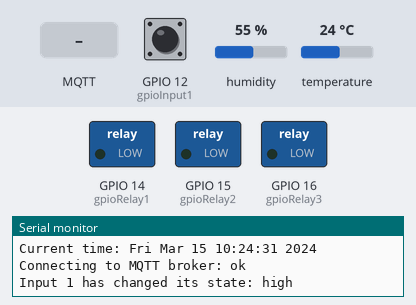
Simulated run of this program. Board: ESP8266 (NodeMCU). On the bench: switched loads named in the program (green lamp = pin HIGH), the last lines printed to the serial monitor. Inputs (shaded band) come from the test bench; at power-on: GPIO 12 (gpioInput1) HIGH, humidity 55 %, temperature 24 °C. WiFi joins after 1.5 s; servers stay silent unless stated; the local clock reads 2024-03-15 10:24:30 at power-on unless the program sets it; no MQTT or app messages arrive unless stated.

Above: at 2.4 s.
2.5 s: MQTT message "1" arrives on the first subscribed topic
At 3.7 s:
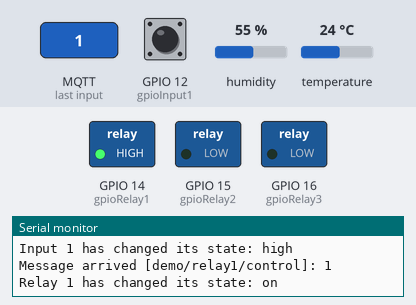
4.0 s: MQTT message "on" arrives on the second subscribed topic
At 4.9 s:
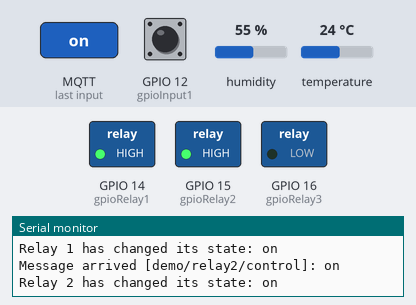
5.5 s: MQTT message "off" arrives on the first subscribed topic
At 6.2 s:
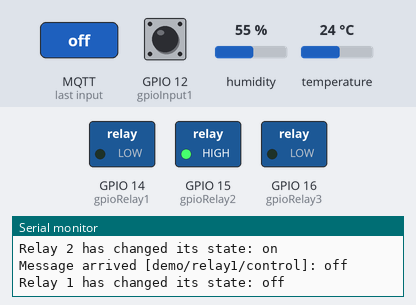
7.0 s: MQTT message "1" arrives on the third subscribed topic
At 8.2 s:
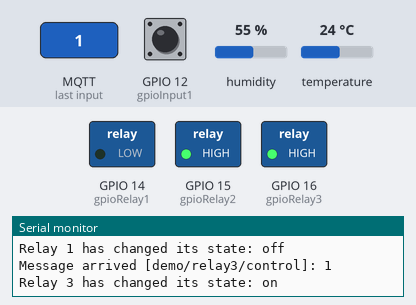
8.5 s: MQTT message "on" arrives on the first subscribed topic
At 9.6 s:
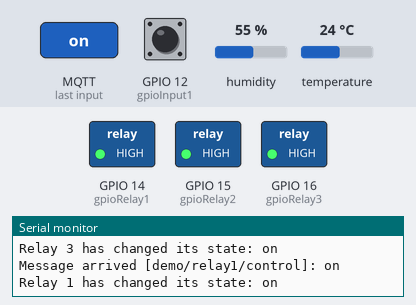
10.0 s: MQTT message "off" arrives on the second subscribed topic
At 11.4 s:
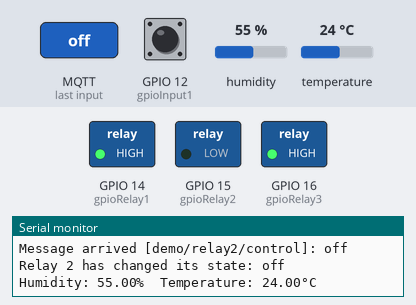
Timing chart, 0 to 12.5 s (numbered marks = the images above; inputs shaded):
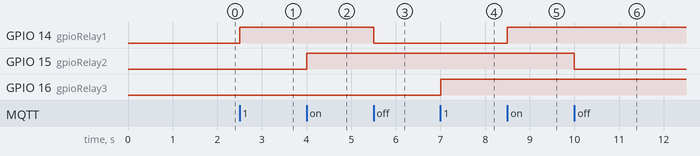

The program:

main.cpp
```cpp
#include <Arduino.h>
#include <ESP8266WiFi.h>
#include <PubSubClient.h>
#include <Adafruit_Sensor.h>
#include <DHT.h>

/**************************************************************************
 * Настройки проекта
 *************************************************************************/
// Номера выводов для датчиков
const int gpioDHT22   = 5;
// Номера выводов для цифровых входов
const int gpioInput1  = 12;
// Номера выводов для подключения реле
const int gpioRelay1  = 14;
const int gpioRelay2  = 15;
const int gpioRelay3  = 16;

// Логические уровни для включения реле
// в данном случае предполагается, что реле включается высоким уровнем на выходе
const char lvlRelayOn  = 0x1;
const char lvlRelayOff = 0x0;

// Параметры подключения к WiFi
const char* wifiSSID  = "k12iot";
const char* wifiPASS  = "*********";

// Параметры подключения к MQTT брокеру
// Примечание: использовать статический mqttClientId оптимальнее с точки зрения фрагментации кучи, только не забывайте изменять его на разных устройствах
const char* mqttServer   = "**.wqtt.ru";
const int   mqttPort     = 1234;
const int   mqttPortTLS  = 1235;
const char* mqttClientId = "esp8266_dzen";
const char* mqttUser     = "u_******";
const char* mqttPass     = "********";

// Корневой сертификат ISRG Root x1, действителен до 4 июня 2035 года
static const char ISRG_Root_x1[] PROGMEM = R"EOF(
-----BEGIN CERTIFICATE-----
MIIFazCCA1OgAwIBAgIRAIIQz7DSQONZRGPgu2OCiwAwDQYJKoZIhvcNAQELBQAw
TzELMAkGA1UEBhMCVVMxKTAnBgNVBAoTIEludGVybmV0IFNlY3VyaXR5IFJlc2Vh
cmNoIEdyb3VwMRUwEwYDVQQDEwxJU1JHIFJvb3QgWDEwHhcNMTUwNjA0MTEwNDM4
WhcNMzUwNjA0MTEwNDM4WjBPMQswCQYDVQQGEwJVUzEpMCcGA1UEChMgSW50ZXJu
ZXQgU2VjdXJpdHkgUmVzZWFyY2ggR3JvdXAxFTATBgNVBAMTDElTUkcgUm9vdCBY
MTCCAiIwDQYJKoZIhvcNAQEBBQADggIPADCCAgoCggIBAK3oJHP0FDfzm54rVygc
h77ct984kIxuPOZXoHj3dcKi/vVqbvYATyjb3miGbESTtrFj/RQSa78f0uoxmyF+
0TM8ukj13Xnfs7j/EvEhmkvBioZxaUpmZmyPfjxwv60pIgbz5MDmgK7iS4+3mX6U
A5/TR5d8mUgjU+g4rk8Kb4Mu0UlXjIB0ttov0DiNewNwIRt18jA8+o+u3dpjq+sW
T8KOEUt+zwvo/7V3LvSye0rgTBIlDHCNAymg4VMk7BPZ7hm/ELNKjD+Jo2FR3qyH
B5T0Y3HsLuJvW5iB4YlcNHlsdu87kGJ55tukmi8mxdAQ4Q7e2RCOFvu396j3x+UC
B5iPNgiV5+I3lg02dZ77DnKxHZu8A/lJBdiB3QW0KtZB6awBdpUKD9jf1b0SHzUv
KBds0pjBqAlkd25HN7rOrFleaJ1/ctaJxQZBKT5ZPt0m9STJEadao0xAH0ahmbWn
OlFuhjuefXKnEgV4We0+UXgVCwOPjdAvBbI+e0ocS3MFEvzG6uBQE3xDk3SzynTn
jh8BCNAw1FtxNrQHusEwMFxIt4I7mKZ9YIqioymCzLq9gwQbooMDQaHWBfEbwrbw
qHyGO0aoSCqI3Haadr8faqU9GY/rOPNk3sgrDQoo//fb4hVC1CLQJ13hef4Y53CI
rU7m2Ys6xt0nUW7/vGT1M0NPAgMBAAGjQjBAMA4GA1UdDwEB/wQEAwIBBjAPBgNV
HRMBAf8EBTADAQH/MB0GA1UdDgQWBBR5tFnme7bl5AFzgAiIyBpY9umbbjANBgkq
hkiG9w0BAQsFAAOCAgEAVR9YqbyyqFDQDLHYGmkgJykIrGF1XIpu+ILlaS/V9lZL
ubhzEFnTIZd+50xx+7LSYK05qAvqFyFWhfFQDlnrzuBZ6brJFe+GnY+EgPbk6ZGQ
3BebYhtF8GaV0nxvwuo77x/Py9auJ/GpsMiu/X1+mvoiBOv/2X/qkSsisRcOj/KK
NFtY2PwByVS5uCbMiogziUwthDyC3+6WVwW6LLv3xLfHTjuCvjHIInNzktHCgKQ5
ORAzI4JMPJ+GslWYHb4phowim57iaztXOoJwTdwJx4nLCgdNbOhdjsnvzqvHu7Ur
TkXWStAmzOVyyghqpZXjFaH3pO3JLF+l+/+sKAIuvtd7u+Nxe5AW0wdeRlN8NwdC
jNPElpzVmbUq4JUagEiuTDkHzsxHpFKVK7q4+63SM1N95R1NbdWhscdCb+ZAJzVc
oyi3B43njTOQ5yOf+1CceWxG1bQVs5ZufpsMljq4Ui0/1lvh+wjChP4kqKOJ2qxq
4RgqsahDYVvTH9w7jXbyLeiNdd8XM2w9U/t7y0Ff/9yi0GE44Za4rF2LN9d11TPA
mRGunUHBcnWEvgJBQl9nJEiU0Zsnvgc/ubhPgXRR4Xq37Z0j4r7g1SgEEzwxA57d
emyPxgcYxn/eR44/KJ4EBs+lVDR3veyJm+kXQ99b21/+jh5Xos1AnX5iItreGCc=
-----END CERTIFICATE-----
)EOF";

// Топик LWT, одновременно это топик статуса устройства:
// - в рабочем состоянии в этом топике будет сообщение "online"
// - когда устройство по какой-либо причине отключится от сервера, сервер примерно через 60 секунд опубликует LWT "offline"
const char* mqttTopicDeviceStatus    = "demo/status";
const char* mqttDeviceStatusOn       = "online";
const char* mqttDeviceStatusOff      = "offline";
const int   mqttDeviceStatusQos      = 1;
const bool  mqttDeviceStatusRetained = true;

// Топики для внешнего управления реле
const char* mqttTopicControlRelay1   = "demo/relay1/control";
const char* mqttTopicControlRelay2   = "demo/relay2/control";
const char* mqttTopicControlRelay3   = "demo/relay3/control";
const int   mqttRelayControlQos      = 1;

// Топики для публикации состояния реле
const char* mqttTopicStatusRelay1    = "demo/relay1/status";
const char* mqttTopicStatusRelay2    = "demo/relay2/status";
const char* mqttTopicStatusRelay3    = "demo/relay3/status";

// Текстовое отображение для состояния реле
const char* mqttRelayStatusOn1       = "1";
const char* mqttRelayStatusOn2       = "on";
const char* mqttRelayStatusOff1      = "0";
const char* mqttRelayStatusOff2      = "off";
const bool  mqttRelayStatusRetained  = false;

// Топики для публикации состояния цифровых входов
const char* mqttTopicStatusInput1    = "demo/input1/status";
const bool  mqttInputStatusRetained  = false;
const char* mqttInputStatusHigh      = "high";
const char* mqttInputStatusLow       = "low";

// Топики для публикации температуры и влажности
const char* mqttTopicTemperature     = "demo/dht22/temperature";
const char* mqttTopicHumidity        = "demo/dht22/humidity";
const bool  mqttSensorsRetained      = false;


/**************************************************************************
 * Глобальные переменные
 *************************************************************************/

// Корневой сертификат
BearSSL::X509List certISRG(ISRG_Root_x1);
BearSSL::WiFiClientSecure wifiClient;
PubSubClient mqttClient(wifiClient);

// Текущее состояние реле
char relayStatus1 = lvlRelayOff;
char relayStatus2 = lvlRelayOff;
char relayStatus3 = lvlRelayOff;

// Полученное с MQTT ("новое") состояние реле
char relayCommand1 = lvlRelayOff;
char relayCommand2 = lvlRelayOff;
char relayCommand3 = lvlRelayOff;

// Текущее состояние цифровых входов
// Последнее опубликованное состояние реле
// Здесь маленькая хитрость: публикация в топик происходит только при наличии изменений
// (то есть когда inputStatus1 != digitalRead()), то при первом подключении ничего не будет опубликовано
// Дабы форсировать события, проинициализируем переменные заведомо ложными данными, которых не будет при любом состоянии входов
char inputStatus1 = 2;

// Датчик температуры и влажности
DHT dht(gpioDHT22, DHT22);


/**************************************************************************
 * Сервисные функции
 *************************************************************************/

// Подключение к WiFi точке доступа
bool wifiConnected()
{
  // Если подключение активно, то просто выходим и возвращаем true
  if (WiFi.status() != WL_CONNECTED) {
    // ... иначе пробуем подключиться к сети
    Serial.print("Connecting to WiFi AP ");
    Serial.print(wifiSSID);
    Serial.print(" ");

    // Настраиваем WiFi
    WiFi.mode(WIFI_STA);
    WiFi.begin(wifiSSID, wifiPASS);

    // И ждем подключения 60 циклов по 0,5 сек - это 30 секунд
    int i = 0;
    while (WiFi.status() != WL_CONNECTED) {
      i++;
      if (i > 60) {
        // Если в течение этого времени не удалось подключиться - выходим с false
        // Бескорнечно ждать подключения опасно - если подключение было разорвано во время работы
        // нужно всё равно "обслуживать" реле и датчики, иначе может случиться беда
        Serial.println("");
        Serial.println("Connection failed!");
        return false;
      };
      Serial.print(".");
      delay(500);
    };

    // Подключение успешно установлено
    Serial.println(" ок");
    Serial.print("WiFi connected, obtained IP address: ");
    Serial.println(WiFi.localIP());

    // Для работы TLS-соединения нужны корректные дата и время, получаем их с NTP серверов
    configTime("MSK-3", "pool.ntp.org", "time.nist.gov");
    // Ждем, пока локальное время синхронизируется
    Serial.print("Waiting for NTP time sync: ");
    i = 0;
    time_t now = time(nullptr);
    while (now < 1000000000) {
      now = time(nullptr);
      i++;
      if (i > 60) {
        // Если в течение этого времени не удалось подключиться - выходим с false
        // Бескорнечно ждать подключения опасно - если подключение было разорвано во время работы
        // нужно всё равно "обслуживать" реле и датчики, иначе может случиться беда
        Serial.println("");
        Serial.println("Time sync failed!");
        return false;
      };
      Serial.print(".");
      delay(500);
    }

    // Время успешно синхронизировано, выводим его в монитор порта
    // Только для целей отладки, этот блок можно исключить
    Serial.println(" ok");
    struct tm timeinfo;
    localtime_r(&now, &timeinfo);
    Serial.print("Current time: ");
    Serial.print(asctime(&timeinfo));

    // Теперь можно привязать корневой сертификат к клиенту WiFi
    wifiClient.setTrustAnchors(&certISRG);
  };
  return true;
}

// Контроль состояния входов
void readDigitalInputs()
{
  // Читаем вход 1
  char gpioNewStatus1 = digitalRead(gpioInput1);
  if (gpioNewStatus1 != inputStatus1) {
    inputStatus1 = gpioNewStatus1;

    mqttClient.publish(mqttTopicStatusInput1, (inputStatus1 == HIGH ? mqttInputStatusHigh : mqttInputStatusLow), mqttInputStatusRetained);

    Serial.print("Input 1 has changed its state: ");
    Serial.println(inputStatus1 == HIGH ? mqttInputStatusHigh : mqttInputStatusLow);
  };
}

// Чтение температуры и влажности
void readTemperature()
{
  // Читаем данные с сенсора
  float h = dht.readHumidity();
  float t = dht.readTemperature();

  // Вывод считанных данных в лог
  Serial.print(F("Humidity: "));
  Serial.print(h);
  Serial.print(F("%  Temperature: "));
  Serial.print(t);
  Serial.println(F("°C "));

  // Публикуем данные на сервере
  String str_temp(t);
  mqttClient.publish(mqttTopicTemperature, str_temp.c_str(), mqttSensorsRetained);
  String str_humd(h);
  mqttClient.publish(mqttTopicHumidity, str_humd.c_str(), mqttSensorsRetained);
}

// Управление реле
void relayControl()
{
  // Новое состояние реле 1 отличается от текущего, требуется переключение
  if (relayCommand1 != relayStatus1) {
    relayStatus1 = relayCommand1;
    digitalWrite(gpioRelay1, relayStatus1);

    // Отправляем подтверждение, что команда получена и обработана
    mqttClient.publish(mqttTopicStatusRelay1, (relayStatus1 == 1 ? mqttRelayStatusOn2 : mqttRelayStatusOff2), mqttRelayStatusRetained);

    // Можно вывести сообщение в лог
    Serial.print("Relay 1 has changed its state: ");
    Serial.println(relayStatus1 == 1 ? mqttRelayStatusOn2 : mqttRelayStatusOff2);
  };

  // Новое состояние реле 2 отличается от текущего, требуется переключение
  if (relayCommand2 != relayStatus2) {
    relayStatus2 = relayCommand2;
    digitalWrite(gpioRelay2, relayStatus2);

    // Отправляем подтверждение, что команда получена и обработана
    mqttClient.publish(mqttTopicStatusRelay2, (relayStatus2 == 1 ? mqttRelayStatusOn2 : mqttRelayStatusOff2), mqttRelayStatusRetained);

    // Можно вывести сообщение в лог
    Serial.print("Relay 2 has changed its state: ");
    Serial.println(relayStatus2 == 1 ? mqttRelayStatusOn2 : mqttRelayStatusOff2);
  };

  // Новое состояние реле 3 отличается от текущего, требуется переключение
  if (relayCommand3 != relayStatus3) {
    relayStatus3 = relayCommand3;
    digitalWrite(gpioRelay3, relayStatus3);

    // Отправляем подтверждение, что команда получена и обработана
    mqttClient.publish(mqttTopicStatusRelay3, (relayStatus3 == 1 ? mqttRelayStatusOn2 : mqttRelayStatusOff2), mqttRelayStatusRetained);

    // Можно вывести сообщение в лог
    Serial.print("Relay 3 has changed its state: ");
    Serial.println(relayStatus3 == 1 ? mqttRelayStatusOn2 : mqttRelayStatusOff2);
  };
}

// Функция обратного вызова при поступлении входящего сообщения от брокера
void mqttOnIncomingMsg(char* topic, byte* payload, unsigned int length)
{
  // Для более корректного сравнения строк приводим их к нижнему регистру и обрезаем пробелы с краев
  String _payload;
  for (unsigned int i = 0; i < length; i++) {
    _payload += String((char)payload[i]);
  };
  _payload.toLowerCase();
  _payload.trim();

  // Вывод поступившего сообщения в лог, больше никакого смысла этот блок кода не несет, можно исключить
  Serial.print("Message arrived [");
  Serial.print(topic);
  Serial.print("]: ");
  Serial.print(_payload.c_str());
  Serial.println();

  // Сравниваем с топиками
  String _topic(topic);
  if (_topic.equals(mqttTopicControlRelay1)) {
    // это топик управления реле 1
    if (_payload.equals(mqttRelayStatusOn1) || _payload.equals(mqttRelayStatusOn2)) {
      relayCommand1 = lvlRelayOn;
    };
    if (_payload.equals(mqttRelayStatusOff2) || _payload.equals(mqttRelayStatusOff2)) {
      relayCommand1 = lvlRelayOff;
    };
  } else if (_topic.equals(mqttTopicControlRelay2)) {
    // это топик управления реле 2
    if (_payload.equals(mqttRelayStatusOn1) || _payload.equals(mqttRelayStatusOn2)) {
      relayCommand2 = lvlRelayOn;
    };
    if (_payload.equals(mqttRelayStatusOff2) || _payload.equals(mqttRelayStatusOff2)) {
      relayCommand2 = lvlRelayOff;
    };
  } else if (_topic.equals(mqttTopicControlRelay3)) {
    // это топик управления реле 3
    if (_payload.equals(mqttRelayStatusOn1) || _payload.equals(mqttRelayStatusOn2)) {
      relayCommand3 = lvlRelayOn;
    };
    if (_payload.equals(mqttRelayStatusOff2) || _payload.equals(mqttRelayStatusOff2)) {
      relayCommand3 = lvlRelayOff;
    };
  } else {
    Serial.println("Failed to recognize incoming topic!");
  };
}

// Подключение к MQTT брокеру :: версия для PubSubClient от knolleary ("стандартная")
bool mqttConnected()
{
  if (!mqttClient.connected()) {
    Serial.print("Connecting to MQTT broker: ");
    // Настраиваем MQTT клиент
    mqttClient.setServer(mqttServer, mqttPortTLS);
    mqttClient.setCallback(mqttOnIncomingMsg);

    // Пробуем подключиться с LWT сообщением "offline"
    if (mqttClient.connect(mqttClientId, mqttUser, mqttPass,
                           mqttTopicDeviceStatus, mqttDeviceStatusQos, mqttDeviceStatusRetained, mqttDeviceStatusOff)) {
      Serial.println("ok");

      // Публикуем статус устройства в тот же топик, что и LWT, но с содержимым "online"
      mqttClient.publish(mqttTopicDeviceStatus, mqttDeviceStatusOn, mqttDeviceStatusRetained);

      // Подписываемся на топики управления реле: поскольку топики заранее известны, никаких # и + здесь не нужно!
      mqttClient.subscribe(mqttTopicControlRelay1, mqttRelayControlQos);
      mqttClient.subscribe(mqttTopicControlRelay2, mqttRelayControlQos);
      mqttClient.subscribe(mqttTopicControlRelay3, mqttRelayControlQos);

      // Опубликуем текущие состояния реле
      mqttClient.publish(mqttTopicStatusRelay1, (relayStatus1 == 1 ? mqttRelayStatusOn2 : mqttRelayStatusOff2), mqttRelayStatusRetained);
      mqttClient.publish(mqttTopicStatusRelay2, (relayStatus2 == 1 ? mqttRelayStatusOn2 : mqttRelayStatusOff2), mqttRelayStatusRetained);
      mqttClient.publish(mqttTopicStatusRelay3, (relayStatus3 == 1 ? mqttRelayStatusOn2 : mqttRelayStatusOff2), mqttRelayStatusRetained);
    } else {
      Serial.print("failed, error code: ");
      Serial.print(mqttClient.state());
      Serial.println("!");
    };
    return mqttClient.connected();
  };
  return true;
}

/**************************************************************************
 * Основные функции
 *************************************************************************/

void setup() {
  // Настройка COM-порта
  Serial.begin(9600);
  Serial.println();
  Serial.println("Demo project FOR ESP8266");

  // Настройка выводов на вход
  pinMode(gpioInput1, INPUT);

  // Настройка выводов на выход
  pinMode(gpioRelay1, OUTPUT);
  pinMode(gpioRelay2, OUTPUT);
  pinMode(gpioRelay3, OUTPUT);

  // Сброс всех реле в исходное состояние "отключено"
  digitalWrite(gpioRelay1, relayStatus1);
  digitalWrite(gpioRelay2, relayStatus2);
  digitalWrite(gpioRelay3, relayStatus3);

  // Инициализация датчика температуры
  dht.begin();
}

void loop() {
  // Проверяем подключение к WiFi
  if (wifiConnected()) {
    // Подключение к WiFi установлено
    if (mqttConnected()) {
      // Подключение к MQTT установлено
      mqttClient.loop();
    };
  };

  // Управление реле
  relayControl();
  // Контроль состояния входов
  readDigitalInputs();

  // Чтение и публикация температуры каждые 10 секунд
  static unsigned long lastTempRead = 0;
  if ((millis() - lastTempRead) >= 10000) {
    lastTempRead = millis();
    readTemperature();
  };
}
```

Measured:
- after the input at 2.5 s, GPIO 14 (gpioRelay1): LOW → HIGH at once
- after the input at 4.0 s, GPIO 15 (gpioRelay2): LOW → HIGH at once
- after the input at 5.5 s, GPIO 14 (gpioRelay1): HIGH → LOW at once
- after the input at 7.0 s, GPIO 16 (gpioRelay3): LOW → HIGH at once
- after the input at 8.5 s, GPIO 14 (gpioRelay1): LOW → HIGH at once
- after the input at 10.0 s, GPIO 15 (gpioRelay2): HIGH → LOW at once
